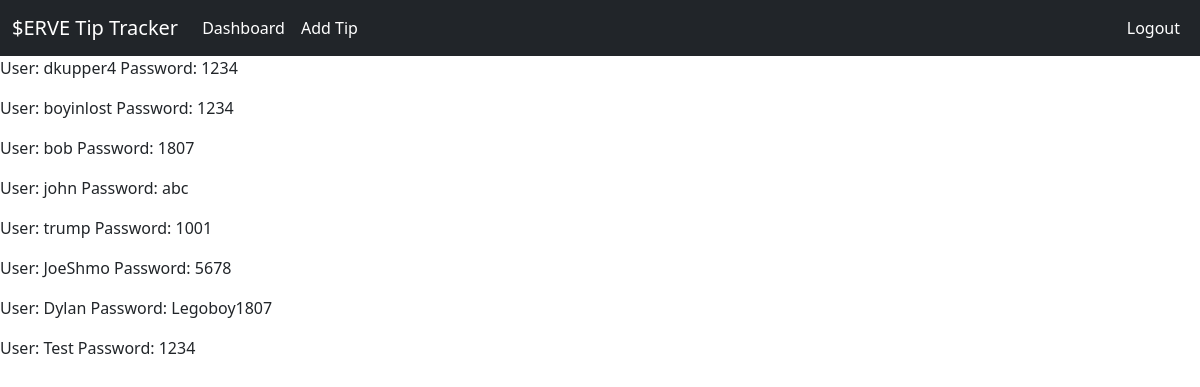
The page /admin (signed in) on the database its author committed.
### app.py (models this page shows)
class User(db.Model, UserMixin):
    id = db.Column(db.Integer, primary_key=True)
    username = db.Column(db.String(100), unique = True, nullable = False)
    password = db.Column(db.String(100), nullable = False)

### app.py (the view)
@app.route("/admin")
def view():
    return render_template('admin.html', values=User.query.all())

### app.py (called while the page is built)
@login_manager.user_loader
def load_user(user_id):
    return User.query.get(int(user_id))

### templates/admin.html
{% extends "base.html" %}
{% block content %}
    {% for item in values %}
        <p>User: {{item.username}} Password: {{item.password}}</p>
    {% endfor %}
{% endblock %}

### rows shown on the page
User: username "dkupper4", password "1234"
User: username "boyinlost", password "1234"
User: username "bob", password "1807"
User: username "john", password "abc"
User: username "trump", password "1001"
User: username "JoeShmo", password "5678"
User: username "Dylan", password "Legoboy1807"
User: username "Test", password "1234"
